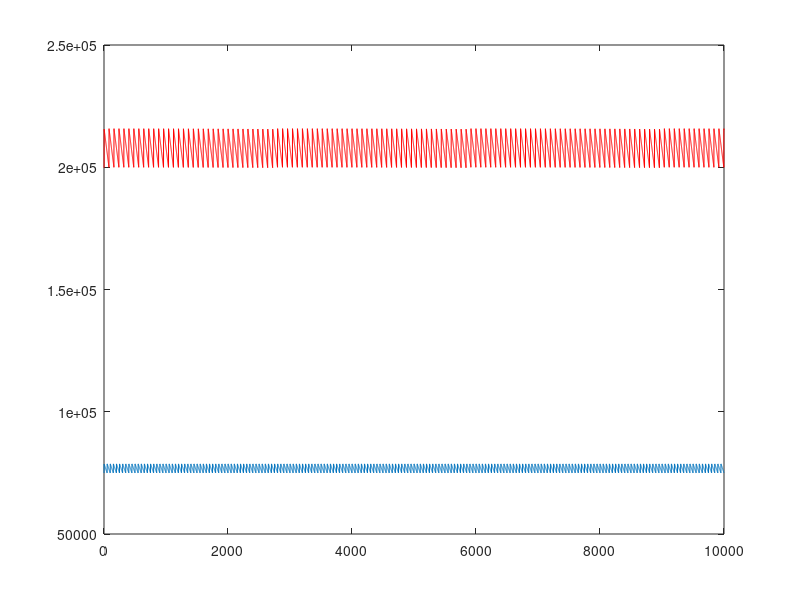

The MATLAB script that drew this image:
%Whale pop and profit simulation
timestep = 1;
runLength = 10000;

pops = uint64([75000; 200000]);
killRates = uint64([75; 200]);
whalePrice = uint64([12000; 6000]);

% Diff Eqs
dx = @(x,y,r1,k1,a1) (r1*x.*(1-(x/k1)))-(a1*x.*y);
dy = @(x,y,r2,k2,a2) (r2*y.*(1-(y/k2)))-(a2*x.*y);
change = @(p,r,k,a) [dx(p(1),p(2),r(1),k(1),a(1)); dy(p(1),p(2),r(2),k(2),a(2))];

iters = round(runLength/timestep);
popLog = uint64(zeros(iters,2));

r = [0.05 0.08];
K = [150000 400000];
a = [10^-8 10^-8];

profit = 0;
now = uint64(1);
while (now <= iters)
    popDelta = uint64(round(change(pops,r,K,a)));
    pops = pops+popDelta-killRates;
    popLog(now,:) = pops';
    
    profit = profit+sum(whalePrice.*killRates);
    
    if sum(pops)<=0
        break;
    end
    display(sprintf('%d %d',pops(1),pops(2)))
    now = now+1;
end
plot(popLog(:,1))
hold on
plot(popLog(:,2),'r')